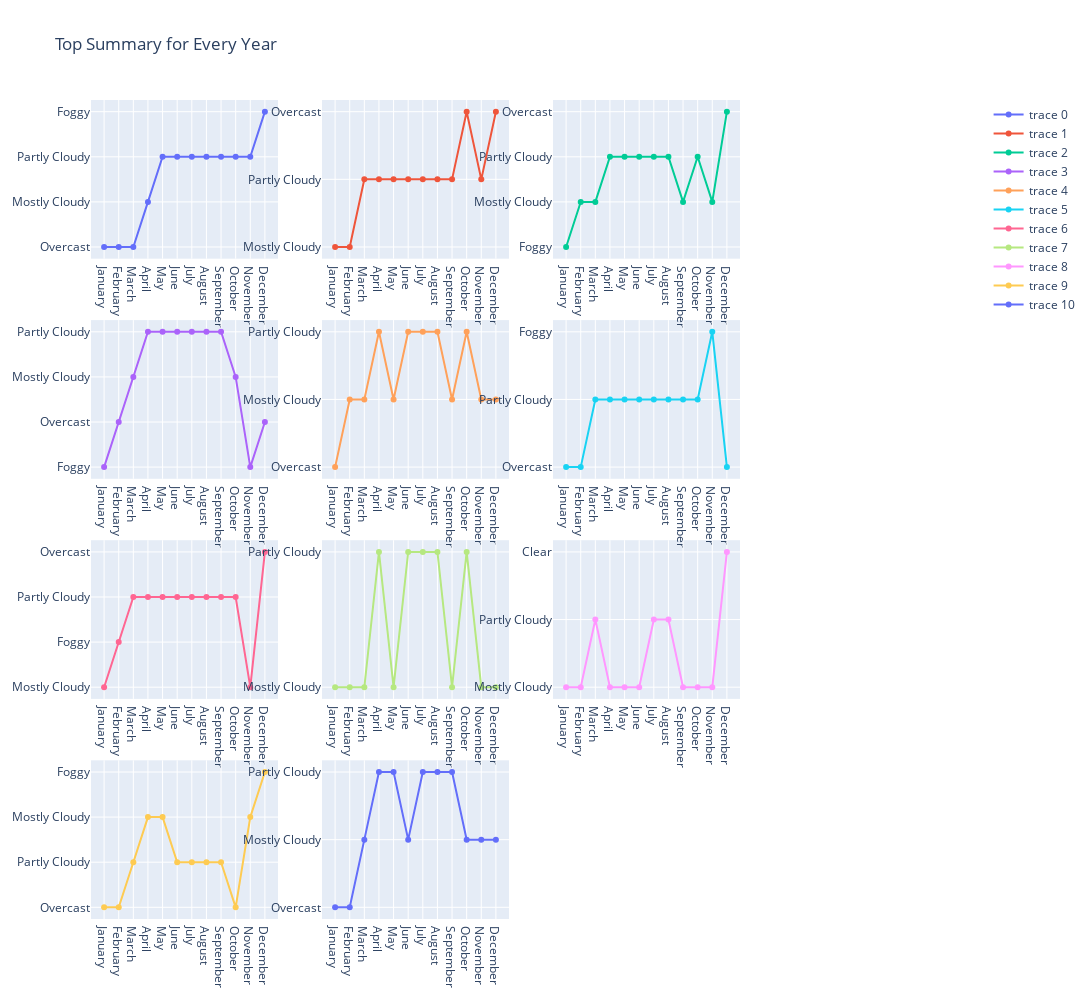

The notebook cell saved with this chart:
### Code cell
from plotly.subplots import make_subplots
from math import ceil
fig = make_subplots(rows=4,cols=4,start_cell="top-left",)
for i,year in enumerate(range(2006,2017)):
    df_Summary_for_every_year = df[df["Year"] == int(year)].groupby("Month",as_index=False)["Summary"].describe(include=0)
    #print(df_Summary_for_every_year.head())
    #print(df_Summary_for_every_year.columns)
    df_Summary_for_every_year.Month = df_Summary_for_every_year["Month"].map(dict_month_map).astype(object)
    df_Summary_for_every_year = df_Summary_for_every_year.rename(columns={"top":"Summary"})
    row, col = divmod(i, 3)
    row += 1  # Adjust to 1-indexed rows
    
    fig.add_trace(go.Scatter(x=df_Summary_for_every_year["Month"], y=df_Summary_for_every_year["Summary"]),
                  row=row, col=col + 1)
fig.update_layout(height=1000,width=1500,title="Top Summary for Every Year")
fig.show()

### Figure 1 — Plotly figure (JSON) as saved in the notebook; plotly's stock layout.template omitted (floating-point values rounded to 4 significant figures)
{"data": [{"type": "scatter", "x": ["January", "February", "March", "April", "May", "June", "July", "August", "September", "October", "November", "December"], "xaxis": "x", "y": ["Overcast", "Overcast", "Overcast", "Mostly Cloudy", "Partly Cloudy", "Partly Cloudy", "Partly Cloudy", "Partly Cloudy", "Partly Cloudy", "Partly Cloudy", "Partly Cloudy", "Foggy"], "yaxis": "y"}, {"type": "scatter", "x": ["January", "February", "March", "April", "May", "June", "July", "August", "September", "October", "November", "December"], "xaxis": "x2", "y": ["Mostly Cloudy", "Mostly Cloudy", "Partly Cloudy", "Partly Cloudy", "Partly Cloudy", "Partly Cloudy", "Partly Cloudy", "Partly Cloudy", "Partly Cloudy", "Overcast", "Partly Cloudy", "Overcast"], "yaxis": "y2"}, {"type": "scatter", "x": ["January", "February", "March", "April", "May", "June", "July", "August", "September", "October", "November", "December"], "xaxis": "x3", "y": ["Foggy", "Mostly Cloudy", "Mostly Cloudy", "Partly Cloudy", "Partly Cloudy", "Partly Cloudy", "Partly Cloudy", "Partly Cloudy", "Mostly Cloudy", "Partly Cloudy", "Mostly Cloudy", "Overcast"], "yaxis": "y3"}, {"type": "scatter", "x": ["January", "February", "March", "April", "May", "June", "July", "August", "September", "October", "November", "December"], "xaxis": "x5", "y": ["Foggy", "Overcast", "Mostly Cloudy", "Partly Cloudy", "Partly Cloudy", "Partly Cloudy", "Partly Cloudy", "Partly Cloudy", "Partly Cloudy", "Mostly Cloudy", "Foggy", "Overcast"], "yaxis": "y5"}, {"type": "scatter", "x": ["January", "February", "March", "April", "May", "June", "July", "August", "September", "October", "November", "December"], "xaxis": "x6", "y": ["Overcast", "Mostly Cloudy", "Mostly Cloudy", "Partly Cloudy", "Mostly Cloudy", "Partly Cloudy", "Partly Cloudy", "Partly Cloudy", "Mostly Cloudy", "Partly Cloudy", "Mostly Cloudy", "Mostly Cloudy"], "yaxis": "y6"}, {"type": "scatter", "x": ["January", "February", "March", "April", "May", "June", "July", "August", "September", "October", "November", "December"], "xaxis": "x7", "y": ["Overcast", "Overcast", "Partly Cloudy", "Partly Cloudy", "Partly Cloudy", "Partly Cloudy", "Partly Cloudy", "Partly Cloudy", "Partly Cloudy", "Partly Cloudy", "Foggy", "Overcast"], "yaxis": "y7"}, {"type": "scatter", "x": ["January", "February", "March", "April", "May", "June", "July", "August", "September", "October", "November", "December"], "xaxis": "x9", "y": ["Mostly Cloudy", "Foggy", "Partly Cloudy", "Partly Cloudy", "Partly Cloudy", "Partly Cloudy", "Partly Cloudy", "Partly Cloudy", "Partly Cloudy", "Partly Cloudy", "Mostly Cloudy", "Overcast"], "yaxis": "y9"}, {"type": "scatter", "x": ["January", "February", "March", "April", "May", "June", "July", "August", "September", "October", "November", "December"], "xaxis": "x10", "y": ["Mostly Cloudy", "Mostly Cloudy", "Mostly Cloudy", "Partly Cloudy", "Mostly Cloudy", "Partly Cloudy", "Partly Cloudy", "Partly Cloudy", "Mostly Cloudy", "Partly Cloudy", "Mostly Cloudy", "Mostly Cloudy"], "yaxis": "y10"}, {"type": "scatter", "x": ["January", "February", "March", "April", "May", "June", "July", "August", "September", "October", "November", "December"], "xaxis": "x11", "y": ["Mostly Cloudy", "Mostly Cloudy", "Partly Cloudy", "Mostly Cloudy", "Mostly Cloudy", "Mostly Cloudy", "Partly Cloudy", "Partly Cloudy", "Mostly Cloudy", "Mostly Cloudy", "Mostly Cloudy", "Clear"], "yaxis": "y11"}, {"type": "scatter", "x": ["January", "February", "March", "April", "May", "June", "July", "August", "September", "October", "November", "December"], "xaxis": "x13", "y": ["Overcast", "Overcast", "Partly Cloudy", "Mostly Cloudy", "Mostly Cloudy", "Partly Cloudy", "Partly Cloudy", "Partly Cloudy", "Partly Cloudy", "Overcast", "Mostly Cloudy", "Foggy"], "yaxis": "y13"}, {"type": "scatter", "x": ["January", "February", "March", "April", "May", "June", "July", "August", "September", "October", "November", "December"], "xaxis": "x14", "y": ["Overcast", "Overcast", "Mostly Cloudy", "Partly Cloudy", "Partly Cloudy", "Mostly Cloudy", "Partly Cloudy", "Partly Cloudy", "Partly Cloudy", "Mostly Cloudy", "Mostly Cloudy", "Mostly Cloudy"], "yaxis": "y14"}], "layout": {"height": 1000, "title": {"text": "Top Summary for Every Year"}, "width": 1500, "xaxis": {"anchor": "y", "domain": [0, 0.2125]}, "xaxis10": {"anchor": "y10", "domain": [0.2625, 0.475]}, "xaxis11": {"anchor": "y11", "domain": [0.525, 0.7375]}, "xaxis12": {"anchor": "y12", "domain": [0.7875, 1]}, "xaxis13": {"anchor": "y13", "domain": [0, 0.2125]}, "xaxis14": {"anchor": "y14", "domain": [0.2625, 0.475]}, "xaxis15": {"anchor": "y15", "domain": [0.525, 0.7375]}, "xaxis16": {"anchor": "y16", "domain": [0.7875, 1]}, "xaxis2": {"anchor": "y2", "domain": [0.2625, 0.475]}, "xaxis3": {"anchor": "y3", "domain": [0.525, 0.7375]}, "xaxis4": {"anchor": "y4", "domain": [0.7875, 1]}, "xaxis5": {"anchor": "y5", "domain": [0, 0.2125]}, "xaxis6": {"anchor": "y6", "domain": [0.2625, 0.475]}, "xaxis7": {"anchor": "y7", "domain": [0.525, 0.7375]}, "xaxis8": {"anchor": "y8", "domain": [0.7875, 1]}, "xaxis9": {"anchor": "y9", "domain": [0, 0.2125]}, "yaxis": {"anchor": "x", "domain": [0.8063, 1]}, "yaxis10": {"anchor": "x10", "domain": [0.2687, 0.4625]}, "yaxis11": {"anchor": "x11", "domain": [0.2687, 0.4625]}, "yaxis12": {"anchor": "x12", "domain": [0.2687, 0.4625]}, "yaxis13": {"anchor": "x13", "domain": [0, 0.1938]}, "yaxis14": {"anchor": "x14", "domain": [0, 0.1938]}, "yaxis15": {"anchor": "x15", "domain": [0, 0.1938]}, "yaxis16": {"anchor": "x16", "domain": [0, 0.1938]}, "yaxis2": {"anchor": "x2", "domain": [0.8063, 1]}, "yaxis3": {"anchor": "x3", "domain": [0.8063, 1]}, "yaxis4": {"anchor": "x4", "domain": [0.8063, 1]}, "yaxis5": {"anchor": "x5", "domain": [0.5375, 0.7312]}, "yaxis6": {"anchor": "x6", "domain": [0.5375, 0.7312]}, "yaxis7": {"anchor": "x7", "domain": [0.5375, 0.7312]}, "yaxis8": {"anchor": "x8", "domain": [0.5375, 0.7312]}, "yaxis9": {"anchor": "x9", "domain": [0.2687, 0.4625]}}}
